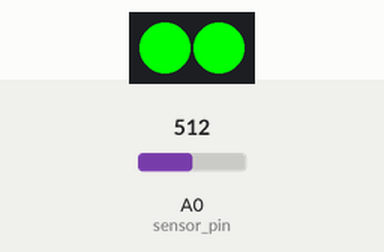
Simulated run of this sketch. Board: Arduino Uno, built with avr-gcc and run on an emulated ATmega328P. Shown: 2 RGB LEDs in strip order, left to right. Inputs (shaded band) come from the test bench; at power-on: A0 (sensor_pin) = 512. What the sketch prints to the serial monitor is not drawn.

Above: at 1.2 s.
1.3 s: A0 (sensor_pin) set to 43
3.7 s: A0 (sensor_pin) set to 37
At 5.6 s:
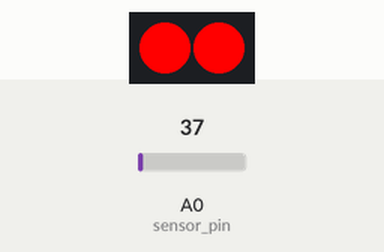
5.9 s: A0 (sensor_pin) set to 122
At 6.6 s:
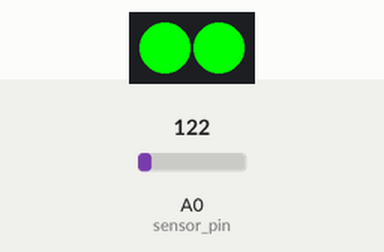
7.4 s: A0 (sensor_pin) set to 30
At 9.0 s:
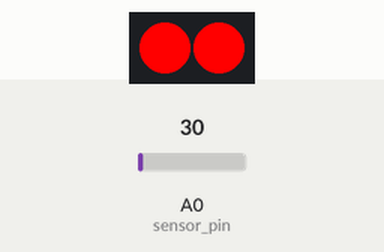
Timing chart, 0 to 10.5 s (numbered marks = the images above; inputs shaded):
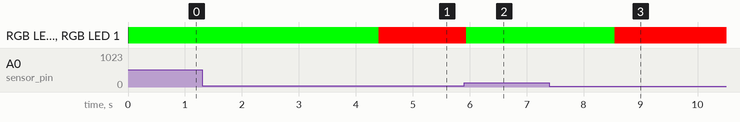

Measured:
- the behaviour switches between 40 and 39 on A0 (sensor_pin) (found by bisection; images 0 and 1)
- after the input at 1.3 s, every drawn part: stays the same
- after the input at 3.7 s, RGB LED 0, RGB LED 1: RGB(0, 255, 0) → RGB(255, 0, 0) after 0.71 s
- after the input at 5.9 s, RGB LED 0, RGB LED 1: RGB(255, 0, 0) → RGB(0, 255, 0) at once
- after the input at 7.4 s, RGB LED 0, RGB LED 1: RGB(0, 255, 0) → RGB(255, 0, 0) after 1.1 s

The sketch:

final-code-proximity-to-led-mod.ino
```cpp
/* Title: Proximity to RGB LED version 1.0
 * Author: Jonathan Grover <hello@jonathangrover.com>
 * Date: 6/16/2021
 * Hardware wiring:
 * SHARP IR Proximity Sensor GP2Y0A41SK0F (4-30CM): yellow to A0, black to GND, red to 5V
 * Grove – Chainable RGB LED: yellow to pin 7, white to pin 8, red to 5V, black to GND
 */

#include <ChainableLED.h>
#include <Smoothed.h>

#define NUM_LEDS 2

Smoothed <float> mySensor;
ChainableLED leds(7, 8, NUM_LEDS);

float hue = 0.0;
float saturation = 1.0;
float brightness = 0.0;
float min_sense_val = 20.0;
float max_sense_val = 575.0;
float sense_threshold = 40.0;
float min_brightness = 0.0;
float max_brightness = 1.0;
float fade_amount = 0.05;
int fade_time = 50;
int sensor_pin = A0;
boolean up = true;

void setup() {
  Serial.begin(9600);
  mySensor.begin(SMOOTHED_AVERAGE, 20);
  mySensor.clear();
}

void loop() {

  float value = analogRead(sensor_pin);
  mySensor.add(value);
  float average = mySensor.get();
  if (average < sense_threshold) {
    for (byte i=0; i<NUM_LEDS; i++) {
      leds.setColorRGB(i, 255, 0, 0);
    }
  } else {
    for (byte i=0; i<NUM_LEDS; i++) {
      leds.setColorRGB(i, 0, 255, 0);
    }
  }
  Serial.println(brightness);

  if (up) {
    hue+= fade_amount;
  } else {
    hue-= fade_amount;
  }
  if (hue>=1.0 && up) {
    up = false;
  } else if (hue<=0.0 && !up) {
    up = true;
  }

  delay(fade_time);
}
```
